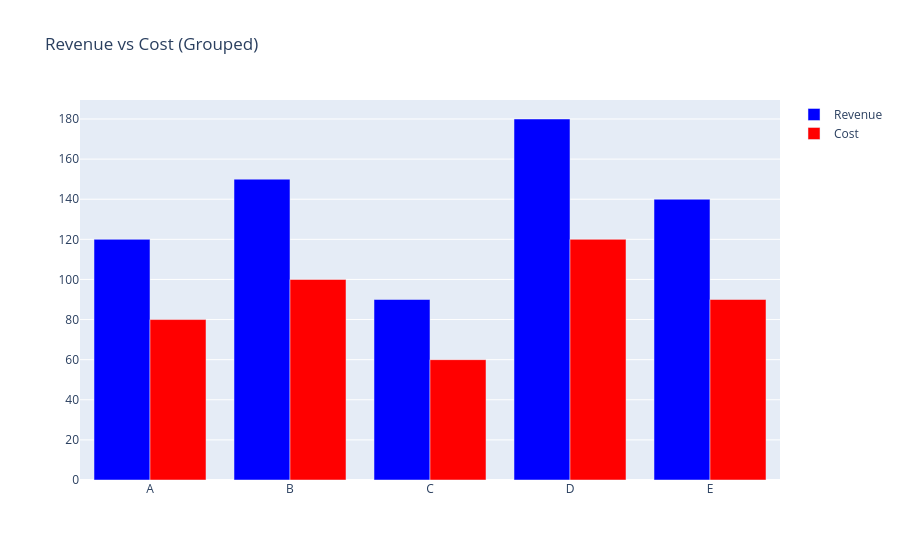
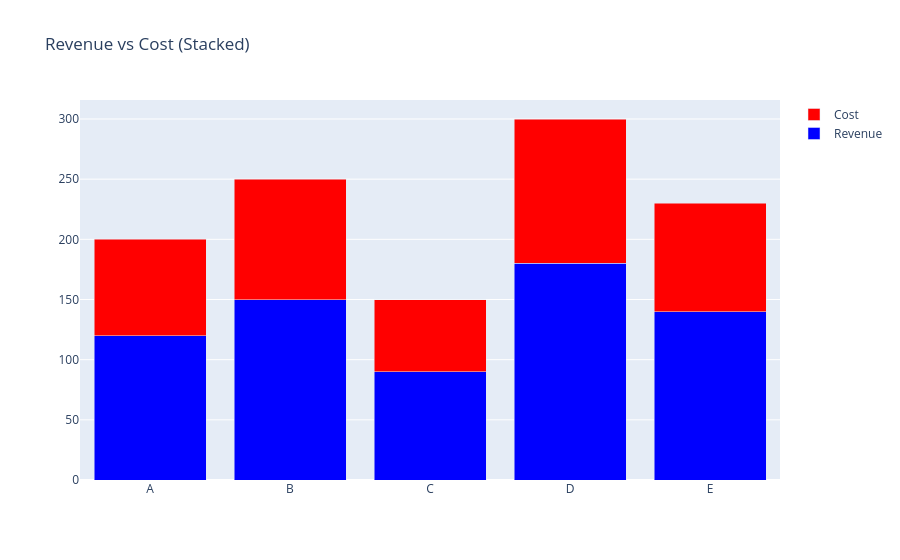
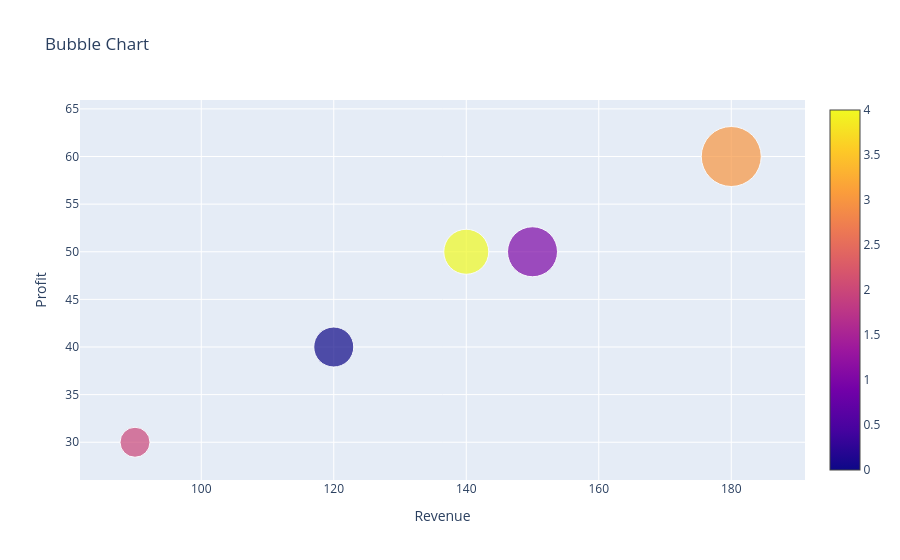

Here is the notebook cell these charts were saved with, in order:
### Markdown cell above
> **Important:** Always set `range_x` and `range_y` when animating. Fixed axes make the animation smooth and easy to follow.

---

## 3.3 Plotly Graph Objects — Full Control

Use Graph Objects when Plotly Express is too limited.

### Code cell
# Sample data
products = ['A', 'B', 'C', 'D', 'E']
revenue = [120, 150, 90, 180, 140]
cost = [80, 100, 60, 120, 90]
profit = [r - c for r, c in zip(revenue, cost)]

# Grouped bar chart
fig = go.Figure()
fig.add_trace(go.Bar(x=products, y=revenue, name='Revenue', marker_color='blue'))
fig.add_trace(go.Bar(x=products, y=cost, name='Cost', marker_color='red'))
fig.update_layout(barmode='group', title='Revenue vs Cost (Grouped)')
fig.show()

# Stacked bar chart
fig2 = go.Figure()
fig2.add_trace(go.Bar(x=products, y=revenue, name='Revenue', marker_color='blue'))
fig2.add_trace(go.Bar(x=products, y=cost, name='Cost', marker_color='red'))
fig2.update_layout(barmode='stack', title='Revenue vs Cost (Stacked)')
fig2.show()

# Bubble chart
fig3 = go.Figure()
fig3.add_trace(go.Scatter(
    x=revenue, y=profit,
    mode='markers',
    marker=dict(size=[c/2 for c in cost], color=list(range(len(products))), showscale=True),
    text=products
))
fig3.update_layout(title='Bubble Chart', xaxis_title='Revenue', yaxis_title='Profit')
fig3.show()

# 3D scatter plot
fig4 = go.Figure()
fig4.add_trace(go.Scatter3d(
    x=revenue, y=cost, z=profit,
    mode='markers',
    marker=dict(size=5, color=list(range(len(products)))),
    text=products
))
fig4.update_layout(scene=dict(xaxis_title='Revenue', yaxis_title='Cost', zaxis_title='Profit'),
                   title='3D Revenue-Cost-Profit')
fig4.show()

# Interactive table
fig5 = go.Figure(data=[go.Table(
    header=dict(values=['Product', 'Revenue', 'Cost', 'Profit'],
                fill_color='lightblue', align='center'),
    cells=dict(values=[products, revenue, cost, profit],
               fill_color='white', align='left')
)])
fig5.show()

### Figure 1 — Plotly figure (JSON) as saved in the notebook; plotly's stock layout.template omitted (floating-point values rounded to 4 significant figures)
{"data": [{"marker": {"color": "blue"}, "name": "Revenue", "type": "bar", "x": ["A", "B", "C", "D", "E"], "y": [120, 150, 90, 180, 140]}, {"marker": {"color": "red"}, "name": "Cost", "type": "bar", "x": ["A", "B", "C", "D", "E"], "y": [80, 100, 60, 120, 90]}], "layout": {"barmode": "group", "title": {"text": "Revenue vs Cost (Grouped)"}}}

### Figure 2 — Plotly figure (JSON) as saved in the notebook; plotly's stock layout.template omitted (floating-point values rounded to 4 significant figures)
{"data": [{"marker": {"color": "blue"}, "name": "Revenue", "type": "bar", "x": ["A", "B", "C", "D", "E"], "y": [120, 150, 90, 180, 140]}, {"marker": {"color": "red"}, "name": "Cost", "type": "bar", "x": ["A", "B", "C", "D", "E"], "y": [80, 100, 60, 120, 90]}], "layout": {"barmode": "stack", "title": {"text": "Revenue vs Cost (Stacked)"}}}

### Figure 3 — Plotly figure (JSON) as saved in the notebook; plotly's stock layout.template omitted (floating-point values rounded to 4 significant figures)
{"data": [{"marker": {"color": [0, 1, 2, 3, 4], "showscale": true, "size": [40, 50, 30, 60, 45]}, "mode": "markers", "text": ["A", "B", "C", "D", "E"], "type": "scatter", "x": [120, 150, 90, 180, 140], "y": [40, 50, 30, 60, 50]}], "layout": {"title": {"text": "Bubble Chart"}, "xaxis": {"title": {"text": "Revenue"}}, "yaxis": {"title": {"text": "Profit"}}}}
